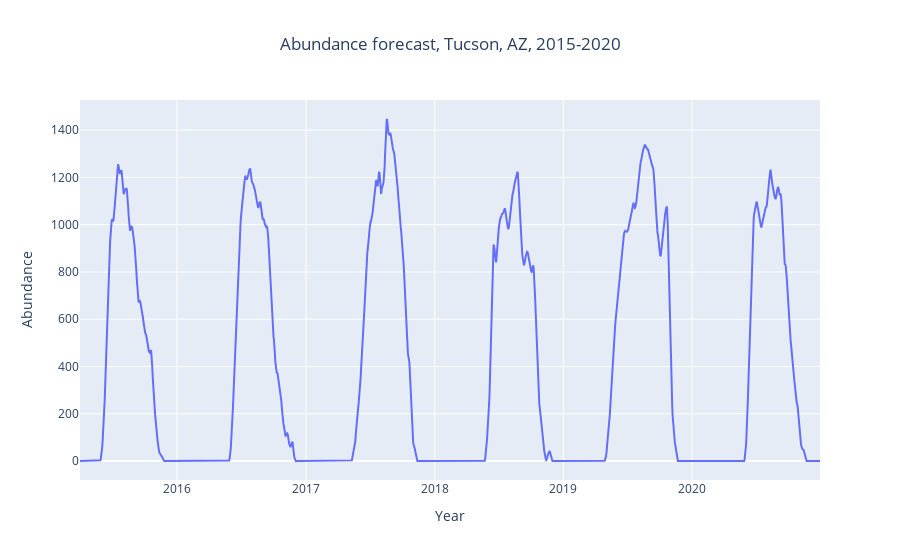

This figure's notebook cell:
### Markdown cell above
## Plot results using **Plotly**

### Code cell
#set x-axis to be datetimes
x_data=np.arange(datetime(int(results[0,1]),int(results[0,2]),int(results[0,3])), 
                 datetime(int(results[-1,1]), int(results[-1,2]), int(results[-1,3])), 
                 timedelta(days=1)).astype(datetime)
trace = [go.Scatter(x=x_data,y=results[:,-1])]
layout = go.Layout(title="Abundance forecast, Tucson, AZ, 2015-2020", title_x=0.5, xaxis=dict(title="Year"),yaxis=dict(title="Abundance"))
fig=go.Figure(layout=layout, data=trace)
iplot(fig,filename='Tucson_AZ_2015_2020_forecast')

### Figure 1 — Plotly figure (JSON) as saved in the notebook; plotly's stock layout.template omitted (floating-point values rounded to 4 significant figures; data arrays with more than 128 entries replaced by an {"elided": "..."} marker saying what was removed)
{"data": [{"type": "scatter", "x": {"elided": "2100 str values"}, "y": {"elided": "2100 float values"}}], "layout": {"autosize": true, "title": {"text": "Abundance forecast, Tucson, AZ, 2015-2020", "x": 0.5}, "xaxis": {"autorange": true, "range": ["2015-04-01", "2020-12-29"], "title": {"text": "Year"}, "type": "date"}, "yaxis": {"autorange": true, "range": [-80.42, 1528.0], "title": {"text": "Abundance"}, "type": "linear"}}}
